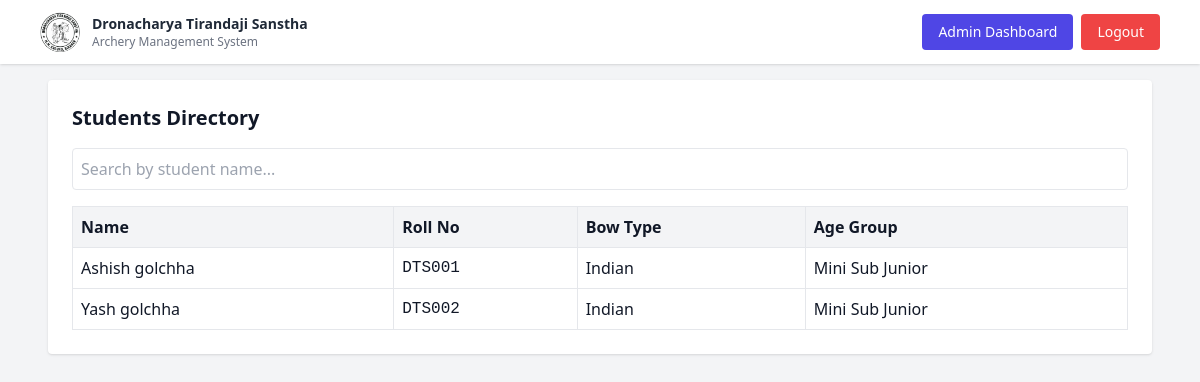
Page /admin/students (signed in) on the earlier database version.
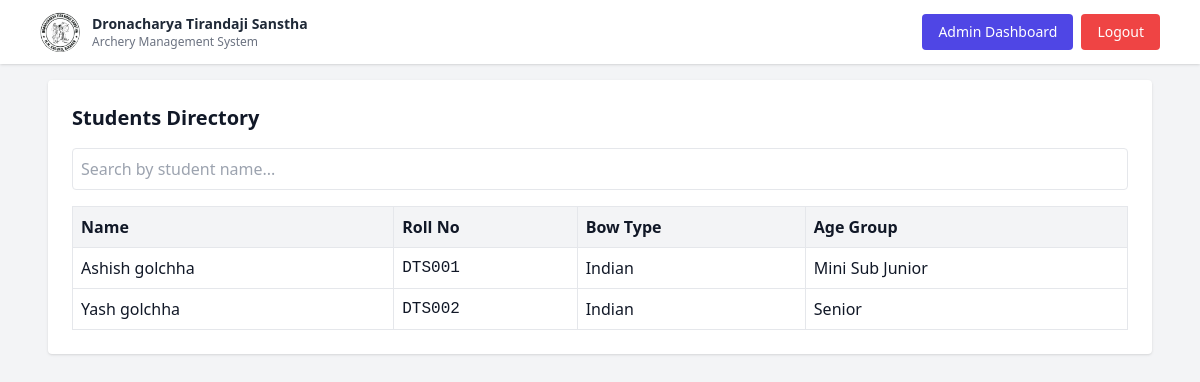
Same page on the later database version.
### models.py (models this page shows)
class StudentProfile(db.Model):
    __tablename__ = 'profiles'
    id = db.Column(db.Integer, primary_key=True)
    user_id = db.Column(db.Integer, db.ForeignKey('users.id'), nullable=False)
    name = db.Column(db.String(200))
    father_name = db.Column(db.String(200))
    mother_name = db.Column(db.String(200))
    dob = db.Column(db.String(20))
    dob_cert_no = db.Column(db.String(100))
    gender = db.Column(db.String(20))
    address = db.Column(db.Text)
    mobile_no = db.Column(db.String(20))
    parent_mobile_no = db.Column(db.String(20))
    aadhar_no = db.Column(db.String(40))
    raa_no = db.Column(db.String(80))
    aai_no = db.Column(db.String(80))
    bow_type = db.Column(db.String(50))
    photo_filename = db.Column(db.String(300))
    age_group = db.Column(db.String(80))
    roll_no = db.Column(db.String(20), unique=True)
    created_at = db.Column(db.DateTime, default=datetime.utcnow)
    user = db.relationship('User', back_populates='profile')

### app.py (the view)
@app.route('/admin/students')
def admin_students():
    if not session.get('is_admin'):
        return redirect(url_for('login'))
    q = request.args.get('q', '').strip()
    query = StudentProfile.query
    if q:
        query = query.filter(
            StudentProfile.name.ilike(f"%{q}%")
        )
    students = query.order_by(StudentProfile.name.asc()).all()
    return render_template(
        'admin_students.html',
        students=students,
        q=q
    )

### app.py (called while the page is built)
@app.context_processor
def inject_current_user():
    user = None
    if session.get('user_id'):
        user = User.query.get(session['user_id'])
    return dict(current_user=user)

### templates/admin_students.html (shortened to what this page needs)
{% extends 'base.html' %}
{% block content %}
<div class="bg-white p-6 rounded shadow">
    <h2 class="text-xl font-bold mb-4">Students Directory</h2>
    <form method="get" class="mb-4">
        <input
            type="text"
            name="q"
            value="{{ q }}"
            placeholder="Search by student name..."
            class="w-full p-2 border rounded"
        >
    </form>
    <table class="w-full text-left border">
        <thead class="bg-gray-100">
            <tr>
                <th class="p-2 border">Name</th>
                <th class="p-2 border">Roll No</th>
                <th class="p-2 border">Bow Type</th>
                <th class="p-2 border">Age Group</th>
            </tr>
        </thead>
        <tbody>
            {% for s in students %}
            <tr class="border-t">
                <td class="p-2 border">{{ s.name }}</td>
                <td class="p-2 border font-mono">{{ s.roll_no }}</td>
                <td class="p-2 border">{{ s.bow_type }}</td>
                <td class="p-2 border">{{ s.age_group }}</td>
            </tr>
            {% else %}
            <tr>
                <td colspan="4" class="p-4 text-center text-gray-500">
                    No students found
                </td>
            </tr>
            {% endfor %}
        </tbody>
    </table>
</div>
{% endblock %}

### templates/base.html (shortened to what this page needs)
<!doctype html>
<html lang="en">
    <head>
        <script src="https://cdn.tailwindcss.com"></script>
    </head>
    <body class="bg-gray-100 text-gray-900">
        <nav class="bg-white shadow sticky top-0 z-50">
            <div class="max-w-6xl mx-auto px-4">
                <div class="flex items-center justify-between h-16">
                    <a href="/" class="flex items-center gap-3">
                        <img src="{{ url_for('static', filename='images/logo.png') }}"
                            alt="Logo"
                            class="h-10 w-10 rounded-full">
                        <div class="hidden sm:block leading-tight">
                            <div class="text-sm font-bold text-gray-800">
                                Dronacharya Tirandaji Sanstha
                            </div>
                            <div class="text-xs text-gray-500">
                                Archery Management System
                            </div>
                        </div>
                    </a>
                    <div class="flex items-center gap-2">
                        <div class="hidden sm:flex items-center gap-2">
                            {% if session.get('user_id') %}
                                {% if session.get('is_admin') %}
                                    <a href="{{ url_for('admin_dashboard') }}"
                                    class="px-4 py-2 bg-indigo-600 text-white rounded text-sm hover:bg-indigo-700">
                                        Admin Dashboard
                                    </a>
                                {% else %}
                                    <a href="{{ url_for('student_dashboard') }}"
                                    class="px-4 py-2 bg-indigo-600 text-white rounded text-sm hover:bg-indigo-700">
                                        Student Dashboard
                                    </a>
                                {% endif %}
                                <a href="{{ url_for('logout') }}"
                                class="px-4 py-2 bg-red-500 text-white rounded text-sm hover:bg-red-600">
                                    Logout
                                </a>
                            {% else %}
                                <a href="{{ url_for('login') }}"
                                class="px-4 py-2 bg-indigo-600 text-white rounded text-sm hover:bg-indigo-700">
                                    Login
                                </a>
                            {% endif %}
                        </div>
                    </div>
                </div>
            </div>
        </nav>
        <main class="max-w-6xl mx-auto px-3 sm:px-6 py-4">
            {% block content %}{% endblock %}
        </main>
    </body>
</html>

Differences in the rows shown:
changed StudentProfile "Yash golchha": age_group "Mini Sub Junior" → "Senior"
